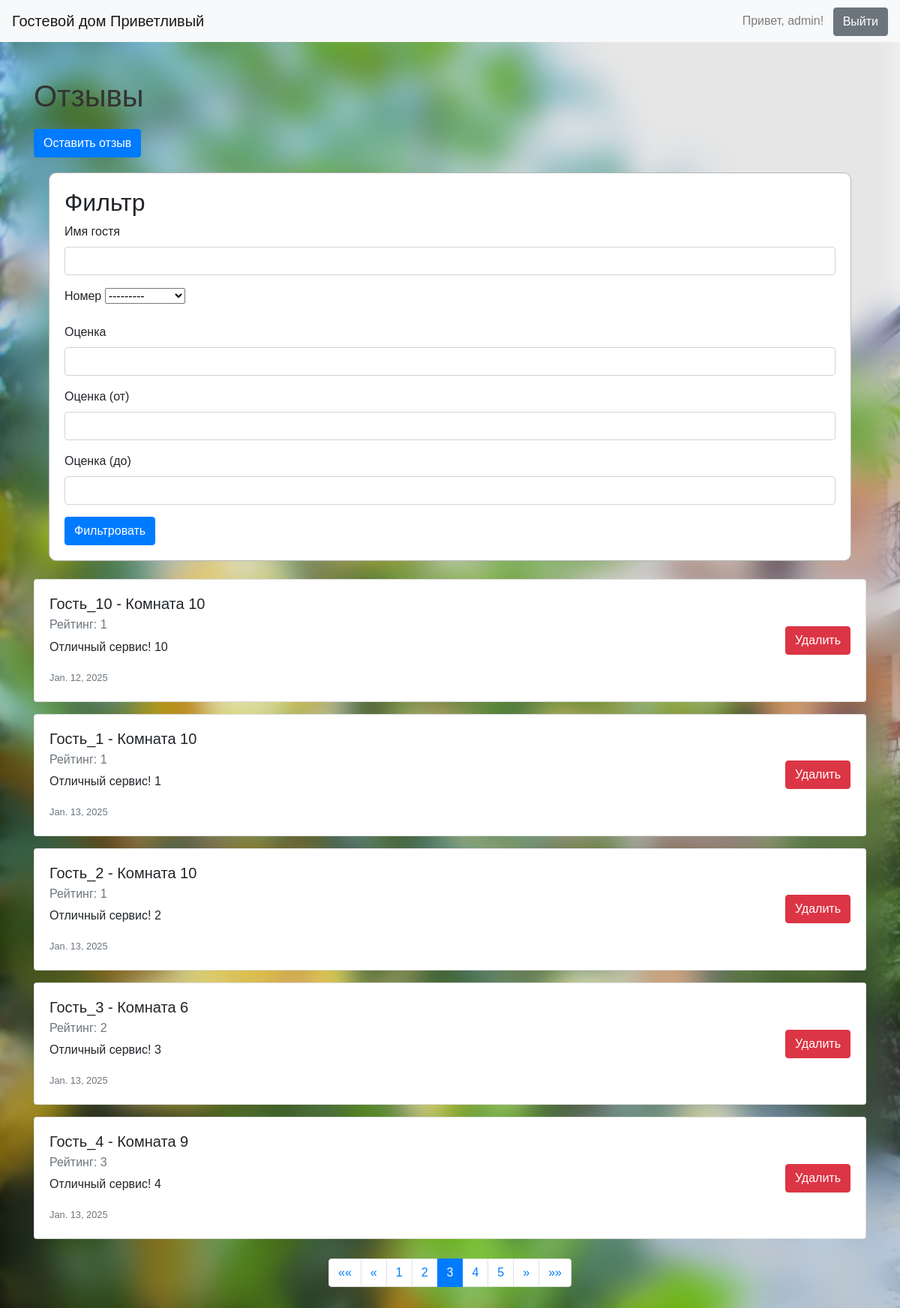
The page /reviews/?page=3 (signed in) on the database its author committed.
### bookings/models.py (models this page shows, shortened)
class Review(models.Model):
    guest_name = models.CharField(max_length=100, verbose_name="Имя гостя")
    room = models.ForeignKey(Room, on_delete=models.CASCADE, verbose_name="Номер")
    rating = models.IntegerField(verbose_name="Оценка")
    comment = models.TextField(verbose_name="Комментарий")
    review_date = models.DateField(default=timezone.now, verbose_name="Дата отзыва")
    history = HistoricalRecords()  # Отслеживание истории
    class Meta:
        verbose_name = "Отзыв"
        verbose_name_plural = "Отзывы"
        ordering = ['review_date']

class Room(models.Model):
    name = models.CharField(max_length=100, verbose_name="Название номера")
    room_number = models.CharField(max_length=10, verbose_name="Номер комнаты")
    room_type = models.CharField(max_length=50, verbose_name="Тип номера")
    price_per_night = models.DecimalField(max_digits=6, decimal_places=2, verbose_name="Цена за ночь")
    max_occupancy = models.IntegerField(verbose_name="Максимальная вместимость")
    amenities = models.ManyToManyField('Amenity', blank=True, verbose_name="Удобства")
    image = models.ImageField(upload_to='images/', verbose_name="Изображение")
    history = HistoricalRecords()  # Отслеживание истории
    def __str__(self):
        return self.name
    class Meta:
        verbose_name = "Номер"
        verbose_name_plural = "Номера"
        ordering = ['name']

### bookings/views.py (the view)
# urls.py: path('reviews/', views.review_list, name='review_list'),
@login_required
def review_list(request):
    reviews = Review.objects.all()
    filterset = ReviewFilter(request.GET, queryset=reviews)  # Применяем фильтр
    filtered_queryset = filterset.qs  # Получаем отфильтрованный queryset
    paginator = Paginator(filtered_queryset, 5)  # Разбиваем на страницы по 5 объектов
    page_number = request.GET.get('page')  # Получаем номер страницы из GET-запроса
    reviews = paginator.get_page(page_number)  # Получаем объект страницы
    rooms = Room.objects.all()
    context = {
        'reviews': reviews,
        'rooms': rooms,
        'filterset': filterset
    }
    return render(request, 'bookings/review_list.html', context)

### bookings/templates/bookings/review_list.html (shortened to what this page needs)
{% load crispy_forms_tags %}
<!DOCTYPE html>
<html lang="en">
<head>
    {% load static %}
    <link rel="stylesheet" type="text/css"
          href="https://stackpath.bootstrapcdn.com/bootstrap/4.5.2/css/bootstrap.min.css">
    <link rel="stylesheet" href="{% static 'css/styles.css' %}">
</head>
<body>
<header class="navbar navbar-expand-lg navbar-light bg-light">
    <a class="navbar-brand" href="{% url 'index' %}">Гостевой дом Приветливый</a>
    <div class="ml-auto">
        {% if user.is_authenticated %}
            <span class="navbar-text">Привет, {{ user.username }}!</span>
            <form method="post" action="{% url 'logout' %}" style="display: inline;">
                <button type="submit" class="btn btn-secondary ml-2">Выйти</button>
            </form>
        {% else %}
            <button class="btn btn-primary" data-toggle="modal" data-target="#loginModal">Войти</button>
        {% endif %}
    </div>
</header>
<div class="container mt-5">
    <h1>Отзывы</h1>
    <button type="button" class="btn btn-primary" data-toggle="modal" data-target="#reviewModal">
        Оставить отзыв
    </button>
    <div class="room">
        <h2>Фильтр</h2>
        <form method="get">
            {{ filterset.form|crispy }}
            <button type="submit" class="btn btn-primary">Фильтровать</button>
        </form>
    </div>
    <div class="mt-4">
        {% for review in reviews %}
            <div class="card mb-3">
                <div class="card-body d-flex justify-content-between align-items-center">
                    <div>
                        <h5 class="card-title">{{ review.guest_name }} - {{ review.room.name }}</h5>
                        <h6 class="card-subtitle mb-2 text-muted">Рейтинг: {{ review.rating }}</h6>
                        <p class="card-text">{{ review.comment }}</p>
                        <p class="card-text"><small class="text-muted">{{ review.review_date }}</small></p>
                    </div>
                    {% if user.is_staff %}
                        <form method="post" action="{% url 'delete_review' review.id %}" class="ml-3">
                            <button type="submit" class="btn btn-danger">Удалить</button>
                        </form>
                    {% endif %}
                </div>
            </div>
        {% endfor %}
    </div>
</div>
<nav aria-label="Page navigation">
    <ul class="pagination">
        {% if reviews.has_previous %}
            <li class="page-item">
                <a class="page-link" href="?page=1" aria-label="First">
                    <span aria-hidden="true">&laquo;&laquo;</span>
                </a>
            </li>
            <li class="page-item">
                <a class="page-link" href="?page={{ reviews.previous_page_number }}" aria-label="Previous">
                    <span aria-hidden="true">&laquo;</span>
                </a>
            </li>
        {% endif %}
        {% for num in reviews.paginator.page_range %}
            {% if reviews.number == num %}
                <li class="page-item active">
                    <a class="page-link" href="?page={{ num }}">{{ num }}</a>
                </li>
            {% else %}
                <li class="page-item">
                    <a class="page-link" href="?page={{ num }}">{{ num }}</a>
                </li>
            {% endif %}
        {% endfor %}
        {% if reviews.has_next %}
            <li class="page-item">
                <a class="page-link" href="?page={{ reviews.next_page_number }}" aria-label="Next">
                    <span aria-hidden="true">&raquo;</span>
                </a>
            </li>
            <li class="page-item">
                <a class="page-link" href="?page={{ reviews.paginator.num_pages }}" aria-label="Last">
                    <span aria-hidden="true">&raquo;&raquo;</span>
                </a>
            </li>
        {% endif %}
    </ul>
</nav>
</body>
</html>

### static/css/styles.css (style rules this page uses)
body { font-family: Arial, sans-serif; background-image: url("/media/images/background.webp"); backdrop-filter: brightness(110%) saturate(150%) blur(20px) contrast(80%); background-size: cover; background-attachment: fixed; margin: 0; padding: 0; min-height: 100vh; }
.container { margin-top: 80px; }
h1 { color: #333; margin-bottom: 20px; }
ul { list-style-type: none; padding: 0; margin: 0; }
li { margin: 10px 0; }
a { text-decoration: none; color: #0066cc; }
.room { padding: 20px; margin: 20px; background: white; border: 1px solid #b6b6b6; border-radius: 10px; }
.pagination { justify-content: center; padding-bottom: 40px; }

### rows shown on the page
Review: guest_name "Гость_10", room.name "Комната 10", rating "1", comment "Отличный сервис! 10", review_date "Jan. 12, 2025"
Review: guest_name "Гость_1", room.name "Комната 10", rating "1", comment "Отличный сервис! 1", review_date "Jan. 13, 2025"
Review: guest_name "Гость_2", room.name "Комната 10", rating "1", comment "Отличный сервис! 2", review_date "Jan. 13, 2025"
Review: guest_name "Гость_3", room.name "Комната 6", rating "2", comment "Отличный сервис! 3", review_date "Jan. 13, 2025"
Review: guest_name "Гость_4", room.name "Комната 9", rating "3", comment "Отличный сервис! 4", review_date "Jan. 13, 2025"

### other values the page prints
{{ user.username }} "admin"
{{ num }} "1" "2" "4" "5"
{{ num }} "3"
